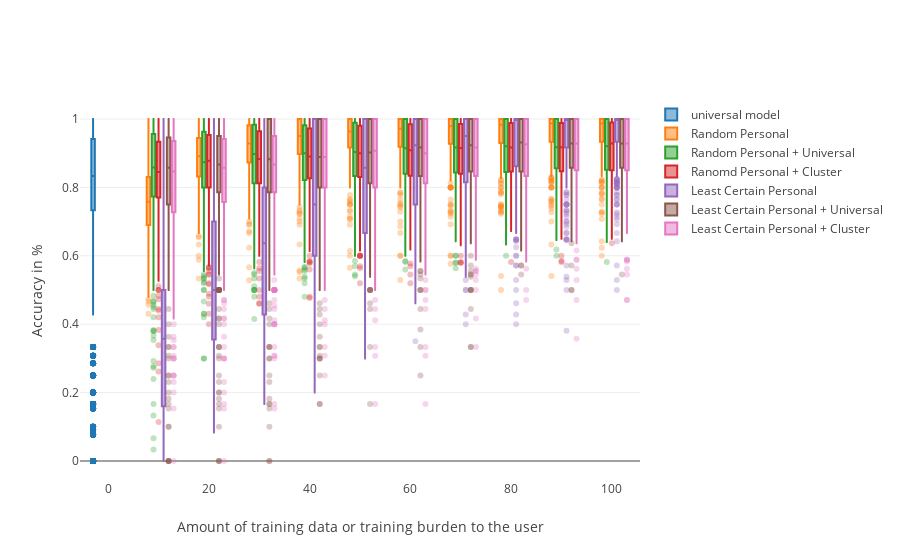

Notebook code cell kept with this figure:
### Code cell
viz.set_data(version="1")
fig = viz.accuracy_means_by_training_size()
iplot(fig)

### Figure 1 — Plotly figure (JSON) as saved in the notebook; plotly's stock layout.template omitted (floating-point values rounded to 4 significant figures; data arrays with more than 128 entries replaced by an {"elided": "..."} marker saying what was removed)
{"data": [{"name": "universal model", "type": "box", "x": {"elided": "3600 int values"}, "y": {"elided": "3600 float values"}}, {"marker": {"opacity": 0.3}, "name": "Random Personal", "type": "box", "x": {"elided": "3600 int values"}, "y": {"elided": "3600 float values"}}, {"marker": {"opacity": 0.3}, "name": "Random Personal + Universal", "type": "box", "x": {"elided": "3600 int values"}, "y": {"elided": "3600 float values"}}, {"marker": {"opacity": 0.3}, "name": "Ranomd Personal + Cluster", "type": "box", "x": {"elided": "3600 int values"}, "y": {"elided": "3600 float values"}}, {"marker": {"opacity": 0.3}, "name": "Least Certain Personal", "type": "box", "x": {"elided": "3600 int values"}, "y": {"elided": "3600 float values"}}, {"marker": {"opacity": 0.3}, "name": "Least Certain Personal + Universal", "type": "box", "x": {"elided": "3600 int values"}, "y": {"elided": "3600 float values"}}, {"marker": {"opacity": 0.3}, "name": "Least Certain Personal + Cluster", "type": "box", "x": {"elided": "3600 int values"}, "y": {"elided": "3600 float values"}}], "layout": {"boxmode": "group", "showlegend": true, "xaxis": {"title": "Amount of training data or training burden to the user"}, "yaxis": {"title": "Accuracy in %"}}}
